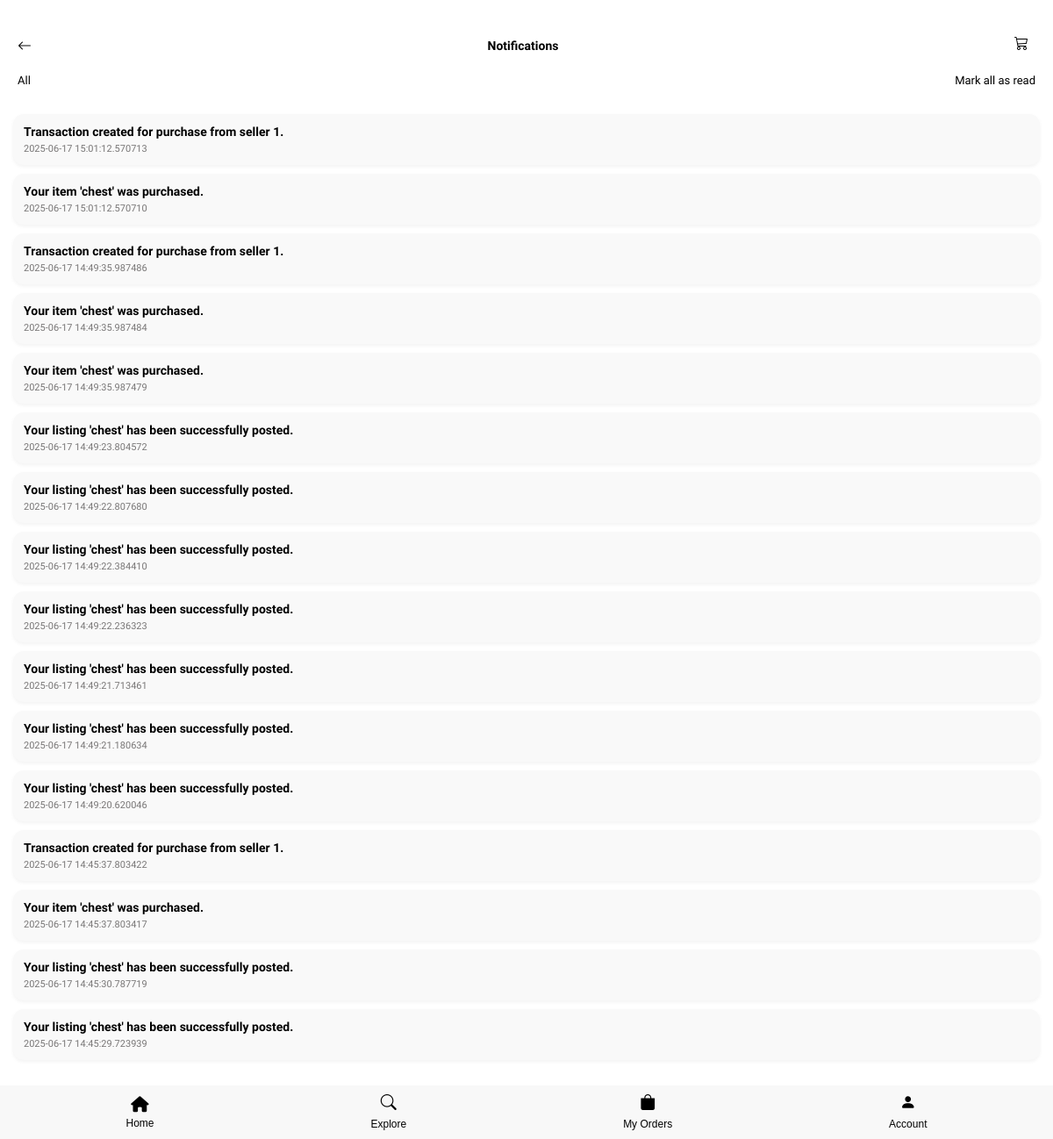
The app's page /notification (signed in) with its own data.
### app.py (models this page shows)
class Notification(db.Model):
    id = db.Column(db.Integer, primary_key=True)
    user_id = db.Column(db.Integer, db.ForeignKey('user.id'), nullable=False)
    message = db.Column(db.String(255), nullable=False)
    is_read = db.Column(db.Boolean, default=False)
    created_at = db.Column(db.DateTime, default=datetime.utcnow)
    user = db.relationship('User', backref='notifications')

### app.py (the view)
@app.route('/notification',endpoint='notification')
def notification():
    if 'user_id' not in session:
        return redirect(url_for('index'))
    user_id = session.get('user_id')
    notifications = Notification.query.filter_by(user_id=user_id, is_read=False) \
                                  .order_by(Notification.created_at.desc()) \
                                  .all()
    return render_template('notification.html', notifications=notifications)

### templates/notification.html (shortened to what this page needs)
<!DOCTYPE html>
<html lang="en">
<head>
    <link rel="stylesheet" href="{{ url_for('static', filename='stylesheets/notification.css') }}">
    <link rel="stylesheet" href="https://cdnjs.cloudflare.com/ajax/libs/font-awesome/6.4.0/css/all.min.css">
    <link rel="stylesheet" href="https://cdn.jsdelivr.net/npm/bootstrap-icons@1.10.5/font/bootstrap-icons.css">
</head>
<body>
    <div class="top-bar-container">
        <div class="leftarrowicon" onclick="window.location.href='{{url_for('homepage')}}'" style="cursor: pointer;">
        <i class="bi bi-arrow-left"></i>
    </div>
        <div class="header-text">Notifications</div>
        <div class="icon">
            <div class="cart" onclick="window.location.href='/cart'">
                <i class="bi bi-cart3"></i>
            </div>
        </div>
    </div>
    <div class="mark-all">
        <span class="all-text">All</span>
        <span class="mark-read">Mark all as read</span>
    </div>
    <div class="notifications">
    {% for note in notifications %}
        <a href="{{ url_for('notification_detail', index=note.id) }}" class="notification-link">
        <div class="notification-card {% if not note.read %}unread{% endif %}">
            <div class="notification-content">
                <div class="title {% if note.color == 'blue' %}blue-text{% endif %}">{{ note.message }}</div>
                <div class="time">{{ note.created_at }}</div>
            </div>
        </div>
        </a>
        {% else %}
        There is no notification
    {% endfor %}
    </div>
    <div class="navigation-bar-container">
        <div class="home-icon" onclick="window.location.href='/homepage'">
            <i class="fa fa-home" aria-hidden="true"></i>
            <span class="home-text">Home</span>
        </div>
        <div class="explore-icon" onclick="window.location.href='#'">
            <i class="bi bi-search"></i>
            <span class="explore-text">Explore</span>
        </div>
        <div class="order-icon" onclick="window.location.href='/myorders'">
            <i class="bi bi-bag-fill"></i>
            <span class="order-text">My Orders</span>
        </div>
        <div class="account-icon" onclick="window.location.href='/myaccount'">
            <i class="bi bi-person-fill"></i>
            <span class="account-text">Account</span>
        </div>
    </div>
</body>
</html>

### static/stylesheets/notification.css (style rules this page uses)
* { box-sizing: border-box; }
body { margin: 0; padding: 0; font-family: 'Nunito Sans', sans-serif; overflow-x: hidden; }
.top-bar-container { display: flex; justify-content: space-between; align-items: center; padding: 10px 20px; margin-top: 30px; }
.header-text { font-weight: bold; font-size: 14px; }
.icon { display: flex; gap: 5px; }
.cart, .notify { width: 24px; height: 24px; }
.mark-all { display: flex; justify-content: space-between; padding: 10px 20px; font-size: 13px; color: black; border-bottom: 1px solid white; }
.notifications { padding: 10px 15px 80px; }
.notification-card { display: flex; background: #f9f9f9; padding: 12px; margin: 10px 0; border-radius: 12px; box-shadow: 0 2px 4px rgba(0,0,0,0.05); }
.notification-content .title { font-weight: 700; font-size: 14px; margin-bottom: 5px; }
.notification-content .time { font-size: 11px; color: #787676; }
.notification-card.unread { background: #f9f9f9; }
.notification-link { text-decoration: none; color: inherit; display: block; }
.navigation-bar-container { display: flex; justify-content:space-around; align-items: center; padding: 10px 20px; background-color: #f8f8f8; position: fixed; bottom: 0; left: 0; right: 0; z-index: 1000; }
.navigation-bar-container > div { display: flex; flex-direction: column; align-items: center; font-size: 12px; font-family: "Prompt", sans-serif; color: black; }
.navigation-bar-container i { font-size: 18px; }
.navigation-bar-container span { margin-top: 6px; }

### records on screen
Notification: message "Transaction created for purchase from seller 1.", created_at "2025-06-17 15:01:12.570713"
Notification: message "Your item 'chest' was purchased.", created_at "2025-06-17 15:01:12.570710"
Notification: message "Transaction created for purchase from seller 1.", created_at "2025-06-17 14:49:35.987486"
Notification: message "Your item 'chest' was purchased.", created_at "2025-06-17 14:49:35.987484"
Notification: message "Your item 'chest' was purchased.", created_at "2025-06-17 14:49:35.987479"
Notification: message "Your listing 'chest' has been successfully posted.", created_at "2025-06-17 14:49:23.804572"
Notification: message "Your listing 'chest' has been successfully posted.", created_at "2025-06-17 14:49:22.807680"
Notification: message "Your listing 'chest' has been successfully posted.", created_at "2025-06-17 14:49:22.384410"
Notification: message "Your listing 'chest' has been successfully posted.", created_at "2025-06-17 14:49:22.236323"
Notification: message "Your listing 'chest' has been successfully posted.", created_at "2025-06-17 14:49:21.713461"
Notification: message "Your listing 'chest' has been successfully posted.", created_at "2025-06-17 14:49:21.180634"
Notification: message "Your listing 'chest' has been successfully posted.", created_at "2025-06-17 14:49:20.620046"
Notification: message "Transaction created for purchase from seller 1.", created_at "2025-06-17 14:45:37.803422"
Notification: message "Your item 'chest' was purchased.", created_at "2025-06-17 14:45:37.803417"
Notification: message "Your listing 'chest' has been successfully posted.", created_at "2025-06-17 14:45:30.787719"
Notification: message "Your listing 'chest' has been successfully posted.", created_at "2025-06-17 14:45:29.723939"
